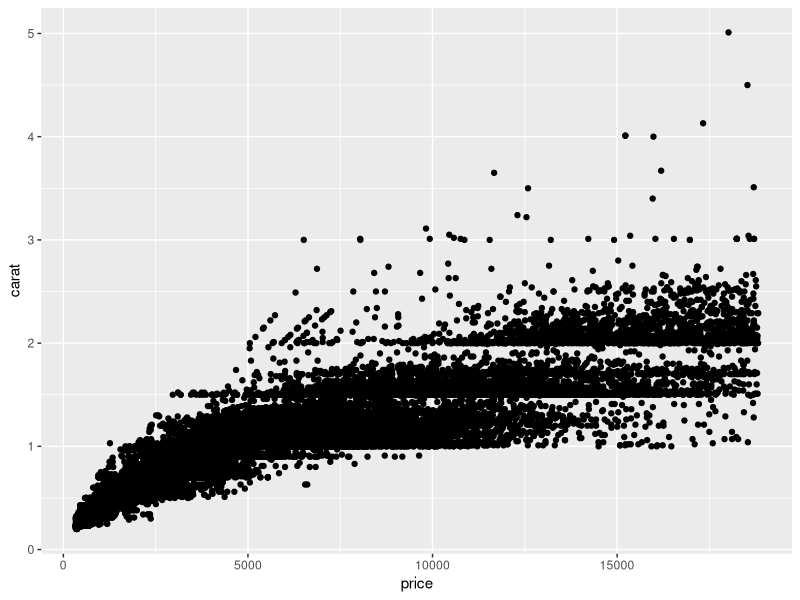

This chart was generated by the following R code:
## ---- chunk 1
library(tidyverse) 
library(ggplot2)
library(dplyr)
## ---- chunk 2
diamonds <- diamonds %>% rename(
    depth_pct = depth,
    length_mm = x,
    width_mm = y,
    depth_mm = z,
    table_pct = table
  )
## ---- chunk 3
diamonds <- diamonds %>%
  filter(length_mm > 0, width_mm > 0, depth_mm > 0) 
diamonds

summarise(diamonds,
          max_price = max(price),
          min_price = min(price),
          mean_price = mean(price),
          max_carat = max(carat),
          min_carat = min(carat),
)
          



ggplot(data = diamonds,
       mapping = aes(x = price, y = carat)) +
  geom_point()
labs(
  x = "Price",
  y = "Carat",
  title = "Price vs Carat",
)





## ---- chunk 4

diamonds <- diamonds %>%
  mutate(table_mm = table_pct * width_mm / 100)

summarise(diamonds, mean_table_mm = mean(table_mm))






diamonds %>%
  group_by(clarity) %>%
  summarise(diamonds, mean_table_mm_by_clarity = mean(table_mm)) %>%
  select(clarity, mean_table_mm_by_clarity)







## ---- chunk 5
summarise(diamonds,
  mean_carat = mean(carat),
  mean_depth_pct = mean(depth_pct),
  mean_price = mean(price),
  mean_length = mean(length_mm),
  mean_width = mean(width_mm),
  mean_depth = mean(depth_mm),
  mean_table = mean(table_mm)
)




## ---- chunk 6
# Write gmean() command



## ---- chunk 7

test_data <- list(
  test1 = c(2.1, 3.8, 4.2),
  test2 = c(1, 10, 100, 1000),
  test3 = c(0, 1, 4),
  test4 = c(0.38,  0.94, -1.56),
  test5 = c(TRUE, TRUE),
  test6 = c("6", "7", "8")
)


# Create for loop to test gmean() on the above examples


## ---- chunk 8
# Copy gmean() from Ex 3 and edit it to check the input





# Copy your code from Ex 4 to test your new command





## ---- chunk 9
# replicate the for loop from Ex 4 using the map (or a similar) function

## ---- chunk 10
# Overall table_mm arithmetic mean, median, and geometric mean?






# Arithmetic mean, median, and geometric mean of table_mm within each clarity category






## ---- chunk 11
# Create gmean2() that computes the geometric mean 
#   that uses the original definition






## ---- chunk 12
# Create a function that computes the harmonic mean







